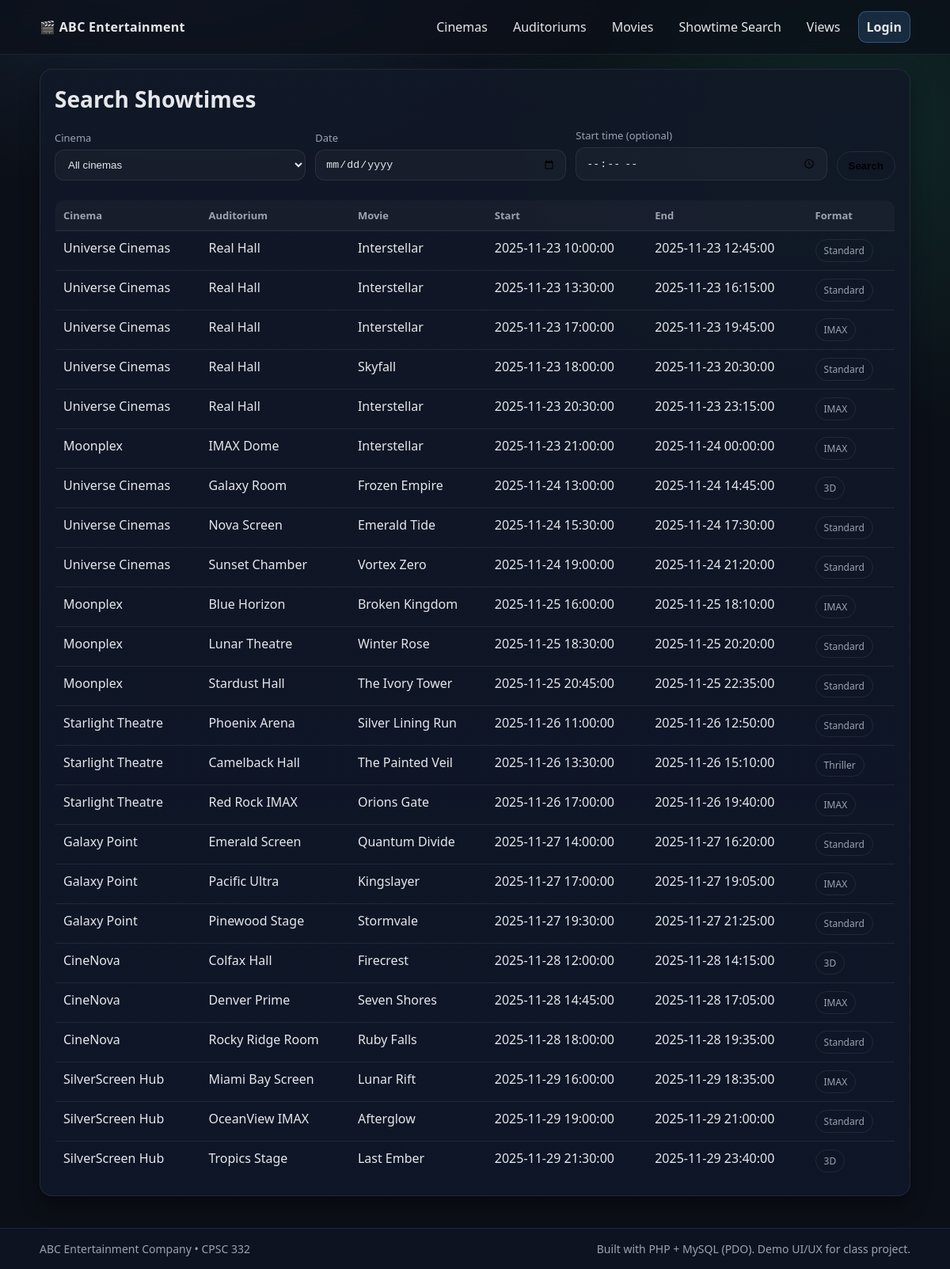
The page /showtime_search.php on the database its author committed.
### tables this page shows
CREATE TABLE SHOWS (
    Auditorium_Id   INT,
    Movie_Id        INT,
    Start_time      DATETIME NOT NULL,
    End_time        DATETIME NOT NULL,
    Format          VARCHAR(20),
    Creation_Time TIMESTAMP NOT NULL DEFAULT CURRENT_TIMESTAMP,
    CONSTRAINT pk_shows
        PRIMARY KEY (Auditorium_Id, Movie_Id, Start_time),
    CONSTRAINT fk_shows
        FOREIGN KEY (Auditorium_Id) REFERENCES AUDITORIUM(Auditorium_Id),
        FOREIGN KEY (Movie_Id) REFERENCES MOVIE(Movie_Id)
);

CREATE TABLE CINEMA (
    Cinema_Id       INT,
    Name            VARCHAR(100) NOT NULL,
    Street_no       VARCHAR(10),
    Street_name     VARCHAR(50),
    City            VARCHAR(50),
    State           VARCHAR(50),
    ZIP_code        VARCHAR(10),
    Creation_Time TIMESTAMP NOT NULL DEFAULT CURRENT_TIMESTAMP,
    CONSTRAINT pk_cinema 
        PRIMARY KEY (Cinema_Id)
);

CREATE TABLE AUDITORIUM (
    Auditorium_Id   INT,
    Name            VARCHAR(50),
    Capacity        INT NOT NULL,
    Support_3D      BIT,
    Support_IMAX    BIT,
    Cinema_Id       INT NOT NULL,
    Creation_Time TIMESTAMP NOT NULL DEFAULT CURRENT_TIMESTAMP,
    CONSTRAINT pk_auditorium 
        PRIMARY KEY (Auditorium_Id),
    CONSTRAINT uk_Aname UNIQUE (Name), 
    CONSTRAINT fk_auditorium_cinema
        FOREIGN KEY (Cinema_Id) REFERENCES CINEMA(Cinema_Id)
);

CREATE TABLE MOVIE (
    Movie_Id        INT,
    Title           VARCHAR(255) NOT NULL,
    Description     TEXT,
    Year            INT,
    Duration        INT,
    Release_Date    DATE,
    Rate_Id         INT,
    Creation_Time TIMESTAMP NOT NULL DEFAULT CURRENT_TIMESTAMP,
    CONSTRAINT pk_movie
        PRIMARY KEY (Movie_Id),
    CONSTRAINT fk_movie_rating
        FOREIGN KEY (Rate_Id) REFERENCES RATING(Rate_Id)
);

### util.php (called while the page is built, shortened)
<?php
function h(?string $s): string { return htmlspecialchars($s ?? '', ENT_QUOTES, 'UTF-8'); }

### showtime_search.php (the view, shortened to what this page needs)
<?php
$pdo = require __DIR__ . '/db.php';
require __DIR__ . '/partials/header.php';
$cinema = trim($_GET['cinema'] ?? '');
$date   = trim($_GET['date'] ?? '');
$time   = trim($_GET['time'] ?? '');
$sql = "
SELECT
  c.Name AS Cinema,
  a.Name AS Auditorium,
  m.Title AS Movie,
  s.Start_time,
  s.End_time,
  s.Format
FROM SHOWS s
JOIN AUDITORIUM a ON a.Auditorium_Id = s.Auditorium_Id
JOIN CINEMA c     ON c.Cinema_Id = a.Cinema_Id
JOIN MOVIE m      ON m.Movie_Id = s.Movie_Id
WHERE
  (:c1 = '' OR c.Cinema_Id = :c2)
  AND (:d1 = '' OR DATE(s.Start_time) = :d2)
  AND (:t1 = '' OR TIME(s.Start_time) >= :t2)
ORDER BY s.Start_time
";
$stmt = $pdo->prepare($sql);
$stmt->execute([
  ':c1' => $cinema,
  ':c2' => $cinema,
  ':d1' => $date,
  ':d2' => $date,
  ':t1' => $time,
  ':t2' => $time,
]);
$rows = $stmt->fetchAll();
?>
<div class="card">
  <h1 class="h1">Search Showtimes</h1>
  <form method="get" class="row" style="margin-top:8px;">
    <div class="field">
      <label>Cinema</label>
      <select name="cinema">
        <option value="">All cinemas</option>
      </select>
    </div>
    <div class="field">
      <label>Date</label>
      <input type="date" name="date" value="<?= h($date) ?>">
    </div>
    <div class="field">
      <label>Start time (optional)</label>
      <input type="time" name="time" value="<?= h($time) ?>">
    </div>
    <div class="field" style="flex:0 0 auto;">
      <label>&nbsp;</label>
      <button class="btn btn--ghost" type="submit">Search</button>
    </div>
  </form>
  <table class="table" style="margin-top:14px;">
    <thead>
      <tr>
        <th>Cinema</th>
        <th>Auditorium</th>
        <th>Movie</th>
        <th>Start</th>
        <th>End</th>
        <th>Format</th>
      </tr>
    </thead>
    <tbody>
      <?php foreach ($rows as $r): ?>
        <tr>
          <td><?= h($r['Cinema']) ?></td>
          <td><?= h($r['Auditorium']) ?></td>
          <td><?= h($r['Movie']) ?></td>
          <td><?= h($r['Start_time']) ?></td>
          <td><?= h($r['End_time']) ?></td>
          <td><span class="badge"><?= h($r['Format']) ?></span></td>
        </tr>
      <?php endforeach; ?>
    </tbody>
  </table>
</div>
<?php require __DIR__ . '/partials/footer.php'; ?>

### style.css (style rules this page uses)
:root { --bg:#0b0f17; --panel:#111827; --panel2:#0f172a; --text:#e5e7eb; --muted:#9ca3af; --brand:#60a5fa; --ok:#34d399; --warn:#fbbf24; --bad:#fb7185; --line: rgba(255,255,255,.08); --shadow: 0 12px 24px rgba(0,0,0,.35); --radius: 16px; --radius2: 12px; --font: ui-sans-serif, system-ui, -apple-system, Segoe UI, Roboto, Helvetica, Arial, "Apple Color Emoji","Segoe UI Emoji"; }
* { box-sizing:border-box; }
html,body { height:100%; }
body { margin:0; background: radial-gradient(1000px 700px at 20% -10%, rgba(96,165,250,.18), transparent 60%), radial-gradient(900px 700px at 90% 10%, rgba(52,211,153,.12), transparent 55%), var(--bg); color:var(--text); font-family:var(--font); }
.card { background: linear-gradient(180deg, rgba(17,24,39,.9), rgba(15,23,42,.85)); border: 1px solid var(--line); border-radius: var(--radius); box-shadow: var(--shadow); padding: 18px; }
.h1 { font-size: 28px; margin:0 0 6px; }
.btn { display:inline-flex; align-items:center; justify-content:center; gap:10px; border-radius: 999px; padding: 10px 14px; border:1px solid transparent; font-weight:700; cursor:pointer; transition: transform .07s ease, opacity .1s ease, background .1s ease; }
.btn--ghost { background: transparent; border-color: var(--line); }
.field { display:flex; flex-direction:column; gap:6px; margin: 10px 0; }
label { font-size: 13px; color: var(--muted); }
input, select, textarea { border-radius: 12px; border:1px solid var(--line); background: rgba(255,255,255,.03); color: var(--text); padding: 10px 12px; outline:none; }
.row { display:flex; gap:12px; flex-wrap:wrap; align-items:end; }
.row > .field { flex: 1 1 240px; }
.table { width:100%; border-collapse: collapse; overflow:hidden; border-radius: var(--radius2); border:1px solid var(--line); }
.table th, .table td { text-align:left; padding: 10px 10px; border-bottom: 1px solid var(--line); vertical-align: top; }
.table th { color: var(--muted); font-weight:700; font-size: 13px; background: rgba(255,255,255,.03); }
.badge { display:inline-flex; align-items:center; padding: 5px 10px; border-radius: 999px; border:1px solid var(--line); color: var(--muted); font-size: 12px; }

### rows shown on the page
shows: cinema.Name "Universe Cinemas", Auditorium_Id.Name "Real Hall", Movie_Id.Title "Interstellar", Start_time "2025-11-23 10:00:00", End_time "2025-11-23 12:45:00", Format "Standard"
shows: cinema.Name "Universe Cinemas", Auditorium_Id.Name "Real Hall", Movie_Id.Title "Interstellar", Start_time "2025-11-23 13:30:00", End_time "2025-11-23 16:15:00", Format "Standard"
shows: cinema.Name "Universe Cinemas", Auditorium_Id.Name "Real Hall", Movie_Id.Title "Interstellar", Start_time "2025-11-23 17:00:00", End_time "2025-11-23 19:45:00", Format "IMAX"
shows: cinema.Name "Universe Cinemas", Auditorium_Id.Name "Real Hall", Movie_Id.Title "Skyfall", Start_time "2025-11-23 18:00:00", End_time "2025-11-23 20:30:00", Format "Standard"
shows: cinema.Name "Universe Cinemas", Auditorium_Id.Name "Real Hall", Movie_Id.Title "Interstellar", Start_time "2025-11-23 20:30:00", End_time "2025-11-23 23:15:00", Format "IMAX"
shows: cinema.Name "Moonplex", Auditorium_Id.Name "IMAX Dome", Movie_Id.Title "Interstellar", Start_time "2025-11-23 21:00:00", End_time "2025-11-24 00:00:00", Format "IMAX"
shows: cinema.Name "Universe Cinemas", Auditorium_Id.Name "Galaxy Room", Movie_Id.Title "Frozen Empire", Start_time "2025-11-24 13:00:00", End_time "2025-11-24 14:45:00", Format "3D"
shows: cinema.Name "Universe Cinemas", Auditorium_Id.Name "Nova Screen", Movie_Id.Title "Emerald Tide", Start_time "2025-11-24 15:30:00", End_time "2025-11-24 17:30:00", Format "Standard"
shows: cinema.Name "Universe Cinemas", Auditorium_Id.Name "Sunset Chamber", Movie_Id.Title "Vortex Zero", Start_time "2025-11-24 19:00:00", End_time "2025-11-24 21:20:00", Format "Standard"
shows: cinema.Name "Moonplex", Auditorium_Id.Name "Blue Horizon", Movie_Id.Title "Broken Kingdom", Start_time "2025-11-25 16:00:00", End_time "2025-11-25 18:10:00", Format "IMAX"
shows: cinema.Name "Moonplex", Auditorium_Id.Name "Lunar Theatre", Movie_Id.Title "Winter Rose", Start_time "2025-11-25 18:30:00", End_time "2025-11-25 20:20:00", Format "Standard"
shows: cinema.Name "Moonplex", Auditorium_Id.Name "Stardust Hall", Movie_Id.Title "The Ivory Tower", Start_time "2025-11-25 20:45:00", End_time "2025-11-25 22:35:00", Format "Standard"
shows: cinema.Name "Starlight Theatre", Auditorium_Id.Name "Phoenix Arena", Movie_Id.Title "Silver Lining Run", Start_time "2025-11-26 11:00:00", End_time "2025-11-26 12:50:00", Format "Standard"
shows: cinema.Name "Starlight Theatre", Auditorium_Id.Name "Camelback Hall", Movie_Id.Title "The Painted Veil", Start_time "2025-11-26 13:30:00", End_time "2025-11-26 15:10:00", Format "Thriller"
shows: cinema.Name "Starlight Theatre", Auditorium_Id.Name "Red Rock IMAX", Movie_Id.Title "Orions Gate", Start_time "2025-11-26 17:00:00", End_time "2025-11-26 19:40:00", Format "IMAX"
shows: cinema.Name "Galaxy Point", Auditorium_Id.Name "Emerald Screen", Movie_Id.Title "Quantum Divide", Start_time "2025-11-27 14:00:00", End_time "2025-11-27 16:20:00", Format "Standard"
shows: cinema.Name "Galaxy Point", Auditorium_Id.Name "Pacific Ultra", Movie_Id.Title "Kingslayer", Start_time "2025-11-27 17:00:00", End_time "2025-11-27 19:05:00", Format "IMAX"
shows: cinema.Name "Galaxy Point", Auditorium_Id.Name "Pinewood Stage", Movie_Id.Title "Stormvale", Start_time "2025-11-27 19:30:00", End_time "2025-11-27 21:25:00", Format "Standard"
shows: cinema.Name "CineNova", Auditorium_Id.Name "Colfax Hall", Movie_Id.Title "Firecrest", Start_time "2025-11-28 12:00:00", End_time "2025-11-28 14:15:00", Format "3D"
shows: cinema.Name "CineNova", Auditorium_Id.Name "Denver Prime", Movie_Id.Title "Seven Shores", Start_time "2025-11-28 14:45:00", End_time "2025-11-28 17:05:00", Format "IMAX"
shows: cinema.Name "CineNova", Auditorium_Id.Name "Rocky Ridge Room", Movie_Id.Title "Ruby Falls", Start_time "2025-11-28 18:00:00", End_time "2025-11-28 19:35:00", Format "Standard"
shows: cinema.Name "SilverScreen Hub", Auditorium_Id.Name "Miami Bay Screen", Movie_Id.Title "Lunar Rift", Start_time "2025-11-29 16:00:00", End_time "2025-11-29 18:35:00", Format "IMAX"
shows: cinema.Name "SilverScreen Hub", Auditorium_Id.Name "OceanView IMAX", Movie_Id.Title "Afterglow", Start_time "2025-11-29 19:00:00", End_time "2025-11-29 21:00:00", Format "Standard"
shows: cinema.Name "SilverScreen Hub", Auditorium_Id.Name "Tropics Stage", Movie_Id.Title "Last Ember", Start_time "2025-11-29 21:30:00", End_time "2025-11-29 23:40:00", Format "3D"
